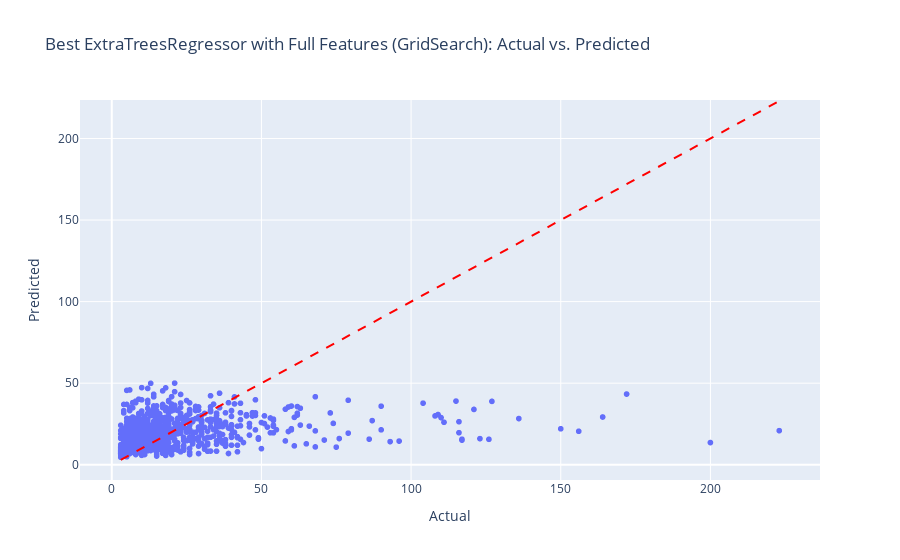

Notebook cell for this chart:
### Markdown cell above
## Hyperparamtertuning for ExtraTreesRegressor

### Code cell
from sklearn.model_selection import GridSearchCV

# Use the best parameters as the center of the grid
param_grid_et_refined = {
    'n_estimators': [220, 250, 280],  # Around 200
    'max_depth': [35, 40, 45],        # Around 50
    'min_samples_split': [7, 8, 9], # Around 10
    'min_samples_leaf': [4, 5, 6],    # Around 4
    'bootstrap': [True]               # Keep as True based on RandomizedSearch result
}

# Initialize GridSearchCV for ExtraTreesRegressor
grid_search_et = GridSearchCV(
    estimator=ExtraTreesRegressor(random_state=42),
    param_grid=param_grid_et_refined,
    cv=5,  # 5-fold cross-validation
    scoring='neg_root_mean_squared_error',
    verbose=2,
    n_jobs=-1  # Use all available cores
)

# Fit the grid search model on the full feature set (X_train_full)
grid_search_et.fit(X_train_full, y_train)

# Best hyperparameters from GridSearch
print(f"Best Hyperparameters from GridSearch: {grid_search_et.best_params_}")

# Best RMSE score from GridSearch
best_rmse_grid = -grid_search_et.best_score_
print(f"Best RMSE Score from GridSearch: {best_rmse_grid:.3f}")

# After finding the best model, use it to predict on the validation set
best_et_model_grid = grid_search_et.best_estimator_

# Predict on the validation set (with full features)
y_val_pred_best_et_grid = best_et_model_grid.predict(X_val_full)

# Calculate RMSE for the full feature set
rmse_best_et_grid = root_mean_squared_error(y_val, y_val_pred_best_et_grid)
print(f"RMSE on Validation Set with Full Features (GridSearch): {rmse_best_et_grid:.3f}")

# Visualize actual vs predicted values
plot_actual_vs_pred(y_val, y_val_pred_best_et_grid, "Best ExtraTreesRegressor with Full Features (GridSearch)")

### Figure 1 — Plotly figure (JSON) as saved in the notebook; plotly's stock layout.template omitted (floating-point values rounded to 4 significant figures; data arrays with more than 128 entries replaced by an {"elided": "..."} marker saying what was removed)
{"data": [{"hovertemplate": "Actual=%{x}<br>Predicted=%{y}<extra></extra>", "legendgroup": "", "marker": {"color": "#636efa", "symbol": "circle"}, "mode": "markers", "name": "", "showlegend": false, "type": "scattergl", "x": {"elided": "1160 int values"}, "xaxis": "x", "y": {"elided": "1160 float values"}, "yaxis": "y"}], "layout": {"legend": {"tracegroupgap": 0}, "shapes": [{"line": {"color": "Red", "dash": "dash"}, "type": "line", "x0": 3, "x1": 223, "y0": 3, "y1": 223}], "title": {"text": "Best ExtraTreesRegressor with Full Features (GridSearch): Actual vs. Predicted"}, "xaxis": {"anchor": "y", "domain": [0, 1], "title": {"text": "Actual"}}, "yaxis": {"anchor": "x", "domain": [0, 1], "title": {"text": "Predicted"}}}}
